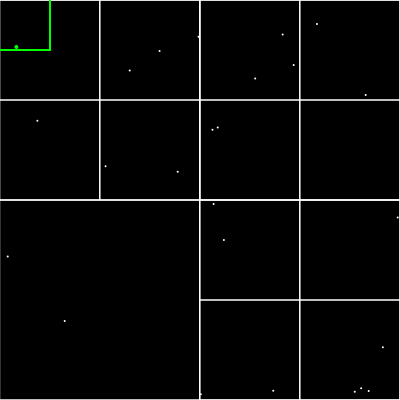
Frame 1 (no input)
Frame 60 (no input): identical to frame 1, image omitted
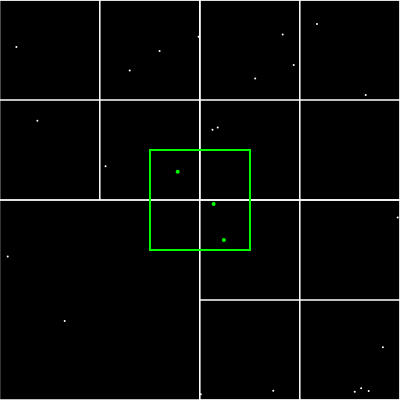
Frame 120 (the mouse pressed at the canvas centre since frame 60)

The p5.js sketch that drew these frames (run headless with seeded random() and noise() and a simulated clock; from frame 60 on, the mouse is pressed at the canvas centre):

// p5.js sketch
// ── sketch.js
let qt;
let count = 0;

function setup () {
  createCanvas (400 ,400) ;
  let boundary = new Rectangle (200 ,200 ,200 ,200) ;
  qt = new QuadTree ( boundary , 4) ;

  console.log (qt);
  for (let i=0; i < 25; i ++) {
    let p = new Point ( Math.random () * 400 , Math.random () * 400) ;
    qt.insert (p);
  }
  background (0) ;
  qt.show () ;
}

function draw () {
  background (0) ;
  qt.show () ;

  stroke (0 ,255 ,0) ;
  rectMode ( CENTER );
  let range = new Rectangle ( mouseX ,mouseY ,50 ,50)
  rect ( range.x , range.y , range.w *2 , range.h *2) ;
  let points = [];
  qt.query (range , points );

  for (let p of points ){
    strokeWeight (4) ;
    point (p.x , p.y );
  }
}

// ── main.html
<!DOCTYPE html>
<html>
<head>
	<meta charset="UTF-8">
	<title>QuadTree</title>
	<script type="text/javascript" src="p5.min.js"></script>
	<script type="text/javascript" src="quadtree.js"></script>
	<script type="text/javascript" src="sketch.js"></script>

</head>
<body style="align-items: center; display: flex; justify-content: center; margin-top: 200px; background-color: #f2f2f2;">
  <div style="margin-right: 20px;">
    <a href="http://127.0.0.1:5500/PREGUNTA4/main.html" style="background-color: #199319;  color: white;  padding: 15px 25px;  text-decoration: none; display: block; margin-bottom: 20px;">Pregunta 4</a>
    <a href="http://127.0.0.1:5500/PREGUNTA6/main.html" style="background-color: #199319;  color: white;  padding: 15px 25px;  text-decoration: none; display: block; margin-bottom: 20px;">Pregunta 6</a>
    <a href="http://127.0.0.1:5500/PREGUNTA7,8/main.html" style="background-color: #199319;  color: white;  padding: 15px 25px;  text-decoration: none; display: block; margin-bottom: 20px;">Pregunta 8</a>  
  </div>
</body>
</html>

// ── quadtree.js
class Point {
  constructor(x, y) {
    this.x = x;
    this.y = y;
  }
}

class Rectangle {
  constructor(x, y, w, h) {
    this.x = x;
    this.y = y;
    this.w = w;
    this.h = h;
  }

  contains(point) {
    return (
      point.x >= this.x - this.w &&
      point.x < this.x + this.w &&
      point.y >= this.y - this.h &&
      point.y < this.y + this.h
    );
  }

  intersects(range) {
    return (
      range.x - range.w < this.x + this.w ||
      range.x + range.w > this.x - this.w ||
      range.y - range.h < this.y + this.h ||
      range.y + range.h > this.y - this.h
    );
  }
}

class QuadTree {
  constructor(boundary, n) {
    this.boundary = boundary;
    this.capacity = n;
    this.points = [];
    this.divided = false;
  }
  
  insert(point) {
    if (!this.boundary.contains(point)) {
      return false;
    }

    if (this.points.length < this.capacity) {
      this.points.push(point);
      return true;
    } else {
      if (!this.divided) {
        this.subdivide();
      }
      if (this.northeast.insert(point)) {
        return true;
      } else if (this.northwest.insert(point)) {
        return true;
      } else if (this.southeast.insert(point)) {
        return true;
      } else if (this.southwest.insert(point)) {
        return true;
      }
    }
  }
  
  subdivide() {
    let x = this.boundary.x;
    let y = this.boundary.y;
    let w = this.boundary.w;
    let h = this.boundary.h;
    let ne = new Rectangle(x + w / 2, y - h / 2, w / 2, h / 2);
    this.northeast = new QuadTree(ne, this.capacity);
    let nw = new Rectangle(x - w / 2, y - h / 2, w / 2, h / 2);
    this.northwest = new QuadTree(nw, this.capacity);
    let se = new Rectangle(x + w / 2, y + h / 2, w / 2, h / 2);
    this.southeast = new QuadTree(se, this.capacity);
    let sw = new Rectangle(x - w / 2, y + h / 2, w / 2, h / 2);
    this.southwest = new QuadTree(sw, this.capacity);
    this.divided = true;
  }

  query(range, found) {
    //caso base recursivo, si no encuentra esta vacio
    if (!found) {
      found = [];
    }
    if (!this.boundary.intersects(range)) {
      //si no intersecta con este rango retorna
      return;
    } else {
      //si tiene interseccion para cada uno de los puntos
      for (let p of this.points) {
        //si esta en el rango el punto lo agrega a found
        if (range.contains(p)) {
          found.push(p);
        }
      }
      //si esta dividido llama recursivamente a los cuatro cuadrantes
      if (this.divided) {
        this.northwest.query(range, found);
        this.northeast.query(range, found);
        this.southwest.query(range, found);
        this.southeast.query(range, found);
      }
    }
    return found;
  }

  show() {
    stroke(255);
    noFill();
    strokeWeight(1);
    rectMode(CENTER);
    rect(
      this.boundary.x,
      this.boundary.y,
      this.boundary.w * 2,
      this.boundary.h * 2
    );
    for (let p of this.points) {
      strokeWeight(2);
      point(p.x, p.y);
    }

    if (this.divided) {
      this.northeast.show();
      this.northwest.show();
      this.southeast.show();
      this.southwest.show();
    }
  }
}
